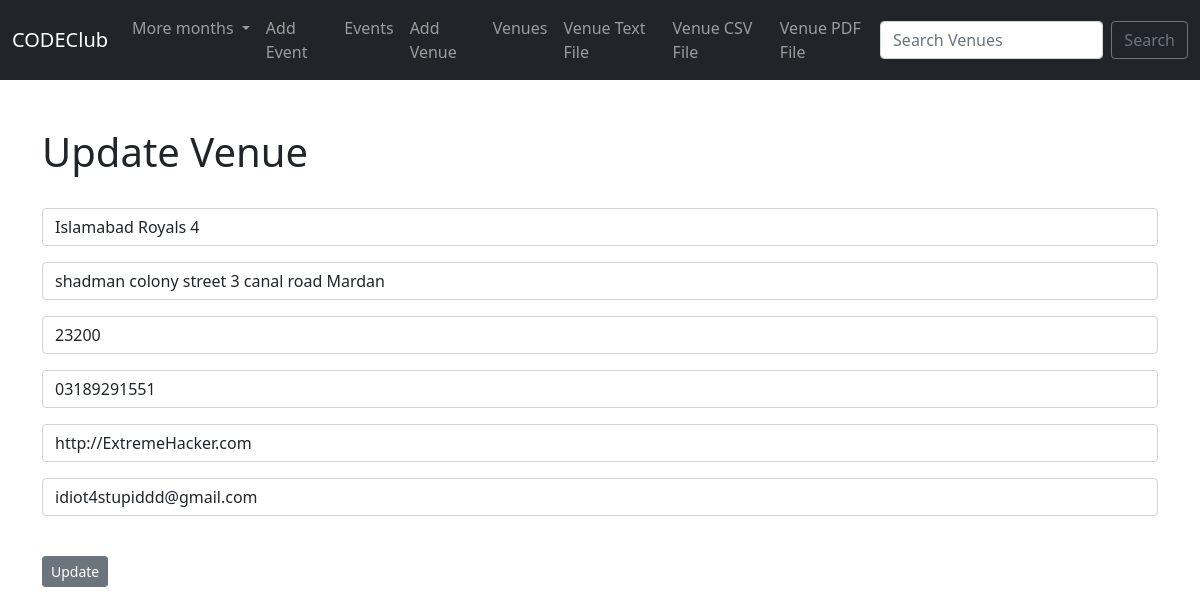
The app's page /update/2/ with its own data.
### firstcalender/models.py (models this page shows, shortened)
class venue(models.Model):
    name = models.CharField('Venue name', max_length=120)
    address = models.CharField('Address', max_length=300)
    zip_code = models.CharField('Zip Code', max_length=15)
    phone_num = models.CharField('Phone Number', max_length=20, blank=True)
    web = models.URLField("Website Address", blank=True)
    email_address = models.EmailField('Email Address', blank=True)

### firstcalender/views.py (the view)
# urls.py: path('update/<venue_id>/', views.update, name='update-venue'),
def update(request, venue_id):
    Venue = venue.objects.get(id=venue_id)
    form = venue_form(request.POST or None, instance=Venue)
    if form.is_valid():
        form.save()
        return redirect('list-venue')
    return render(request, "updated.html", {"venue": Venue, "form": form})

### firstcalender/forms.py
class venue_form(ModelForm):
    class Meta:
        model = venue
        fields = ('name', 'address', 'zip_code', 'phone_num', 'web', 'email_address')
        labels = {
            "name": "",
            "address": "",
            "zip_code": "",
            "phone_num": "",
            "web": "",
            "email_address": "",
        }
        widgets = {
            "name": forms.TextInput(attrs={"class": "form-control", "placeholder": "Venue Name"}),
            "address": forms.TextInput(attrs={"class": "form-control", "placeholder": "Address"}),
            "zip_code": forms.TextInput(attrs={"class": "form-control", "placeholder": "Zip Code"}),
            "phone_num": forms.TextInput(attrs={"class": "form-control", "placeholder": "Phone Number"}),
            "web": forms.URLInput(attrs={"class": "form-control", "placeholder": "Website URL"}),
            "email_address": forms.EmailInput(attrs={"class": "form-control", "placeholder": "Email Address"}),
        }

### template/updated.html (shortened to what this page needs)
{% extends 'base.html' %}
{% block content %}
    <h1>Update Venue</h1><br>
    <form action="" method=POST>
        {{form.as_p}}<br>
        <button class="btn btn-secondary btn-sm" type="submit" value="update" name="update">Update</button>
    </form>
{% endblock %}

### records on screen
venue: name "Islamabad Royals 4", address "shadman colony street 3 canal road Mardan", zip_code "23200", phone_num "03189291551", web "http://ExtremeHacker.com", email_address "idiot4stupiddd@gmail.com"
